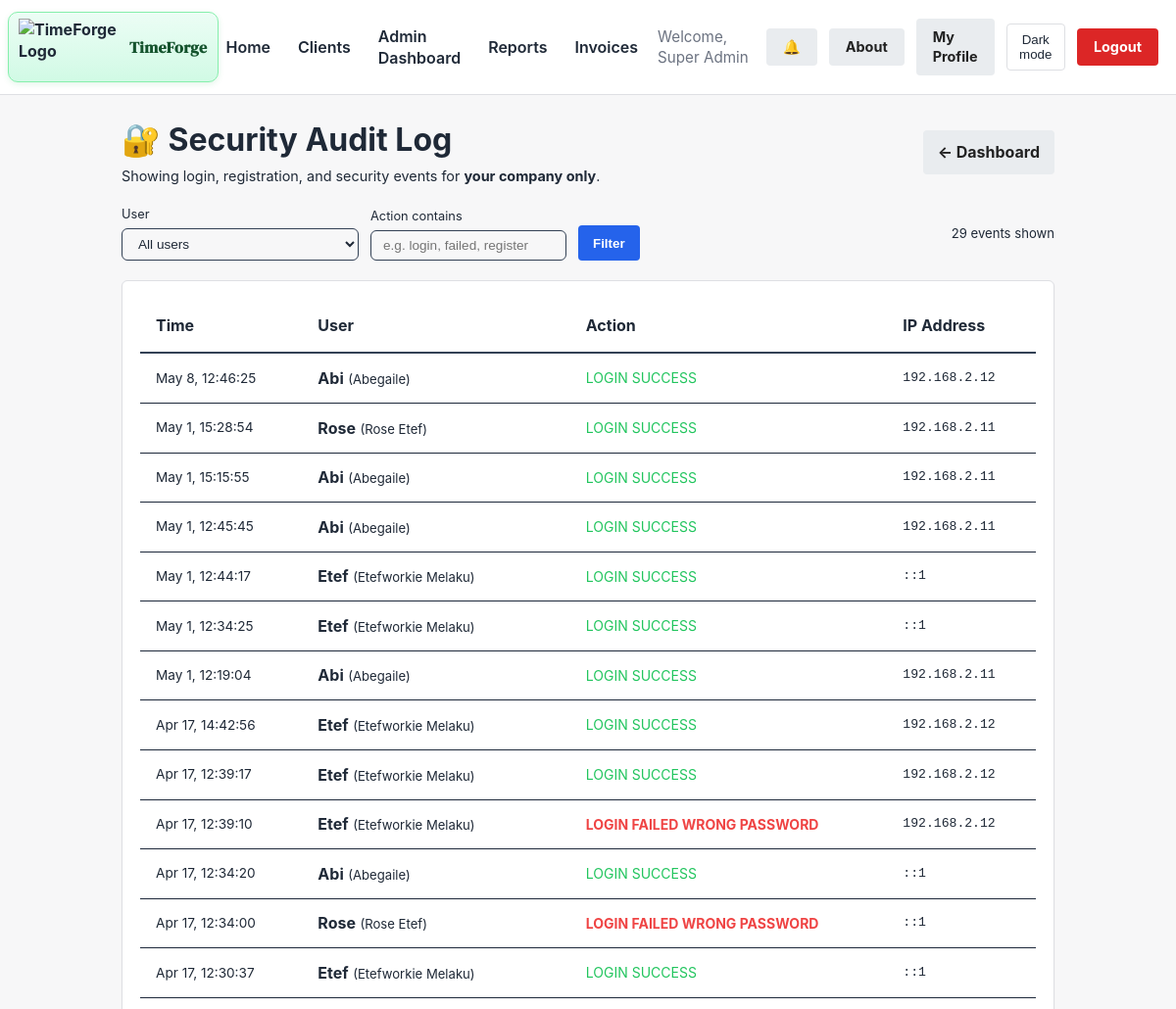
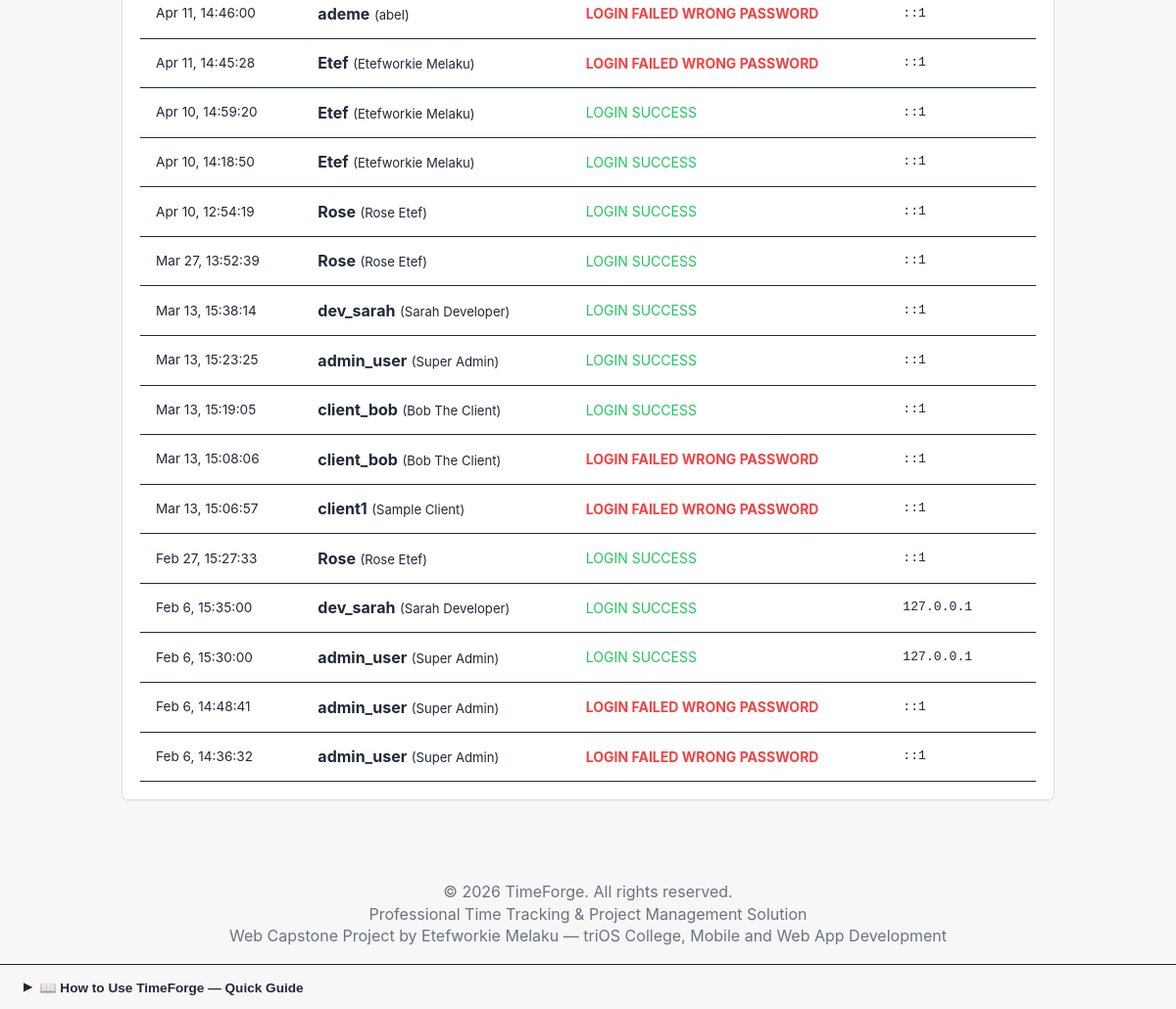
/admin/audit_logs.php (signed in), run on the app's committed database (2 pictures, top to bottom).
### tables this page shows
CREATE TABLE `audit_logs` (
  `id` int(11) NOT NULL,
  `user_id` int(11) NOT NULL,
  `company_id` int(11) DEFAULT NULL,
  `action` varchar(100) NOT NULL,
  `ip_address` varchar(45) DEFAULT NULL,
  `user_agent` text DEFAULT NULL,
  `created_at` timestamp NOT NULL DEFAULT current_timestamp()
);

CREATE TABLE `users` (
  `id` int(11) NOT NULL,
  `company_id` int(11) DEFAULT NULL,
  `username` varchar(50) NOT NULL,
  `email` varchar(100) NOT NULL,
  `password` varchar(255) NOT NULL,
  `role` enum('admin','freelancer','client') NOT NULL DEFAULT 'freelancer',
  `full_name` varchar(100) NOT NULL,
  `company_name` varchar(150) DEFAULT NULL,
  `business_tagline` varchar(200) DEFAULT NULL,
  `company_logo` varchar(255) DEFAULT NULL,
  `is_active` tinyint(1) DEFAULT 1,
  `last_login` datetime DEFAULT NULL,
  `last_active_at` datetime DEFAULT NULL,
  `current_project_id` int(11) DEFAULT NULL,
  `password_reset_token` varchar(255) DEFAULT NULL,
  `password_reset_expires` datetime DEFAULT NULL,
  `created_at` timestamp NOT NULL DEFAULT current_timestamp(),
  `updated_at` timestamp NOT NULL DEFAULT current_timestamp() ON UPDATE current_timestamp()
);

### admin/audit_logs.php (the view, shortened to what this page needs)
<?php
require_once __DIR__ . '/../includes/auth.php';
$company_id = (int)$_SESSION['company_id'];
$filter_action = trim($_GET['action_type'] ?? '');
try {
    $where  = ['(al.company_id = :cid OR (al.company_id IS NULL AND u.company_id = :cid2))'];
    $params = [':cid' => $company_id, ':cid2' => $company_id];
    $whereSQL = implode(' AND ', $where);
    $sql = "
        SELECT al.*, u.username, u.full_name
        FROM audit_logs al
        LEFT JOIN users u ON al.user_id = u.id
        WHERE $whereSQL
        ORDER BY al.created_at DESC
        LIMIT 200
    ";
    $stmt = $pdo->prepare($sql);
    $stmt->execute($params);
    $logs = $stmt->fetchAll(PDO::FETCH_ASSOC);
} catch (PDOException $e) {
    die("Error fetching logs: " . $e->getMessage());
}
?>
<!DOCTYPE html>
<html lang="en">
<head>
    <link rel="stylesheet" href="/TimeForge_Capstone/css/style.css">
</head>
<body>
    <?php include_once __DIR__ . '/../includes/header_partial.php'; ?>
    <div class="container">
        <div style="display: flex; justify-content: space-between; align-items: center; margin-bottom: 1.25rem; flex-wrap:wrap; gap:1rem;">
            <div>
                <h1>🔐 Security Audit Log</h1>
                <p style="color: var(--color-text-secondary); margin:.25rem 0 0; font-size:.9rem;">
                    Showing login, registration, and security events for <strong>your company only</strong>.
                </p>
            </div>
            <a href="/TimeForge_Capstone/admin/dashboard.php" class="btn btn-secondary">← Dashboard</a>
        </div>
        <form method="GET" style="display:flex; gap:.75rem; flex-wrap:wrap; margin-bottom:1.25rem; align-items:flex-end;">
            <div>
                <label style="font-size:.8rem; color:var(--color-text-secondary); display:block; margin-bottom:.3rem;">User</label>
                <select name="user_id" style="background:var(--color-card); border:1px solid #334155; color:var(--color-text); border-radius:6px; padding:.45rem .75rem; font-size:.85rem;">
                    <option value="">All users</option>
                </select>
            </div>
            <div>
                <label style="font-size:.8rem; color:var(--color-text-secondary); display:block; margin-bottom:.3rem;">Action contains</label>
                <input type="text" name="action_type" value="<?= htmlspecialchars($filter_action) ?>"
                       placeholder="e.g. login, failed, register"
                       style="background:var(--color-card); border:1px solid #334155; color:var(--color-text); border-radius:6px; padding:.45rem .75rem; font-size:.85rem; width:200px;">
            </div>
            <button type="submit" class="btn btn-primary" style="height:36px;">Filter</button>
            <span style="margin-left:auto; font-size:.82rem; color:var(--color-text-secondary); align-self:center;">
                <?= count($logs) ?> event<?= count($logs) !== 1 ? 's' : '' ?> shown
            </span>
        </form>
        <div class="card">
            <div style="overflow-x: auto;">
                <table style="width: 100%; border-collapse: collapse;">
                    <thead>
                        <tr style="border-bottom: 2px solid #334155; text-align: left;">
                            <th style="padding: 1rem;">Time</th>
                            <th style="padding: 1rem;">User</th>
                            <th style="padding: 1rem;">Action</th>
                            <th style="padding: 1rem;">IP Address</th>
                        </tr>
                    </thead>
                    <tbody>
                        <?php foreach ($logs as $log):
                            $actionClass = '';
                            if (strpos($log['action'], 'failed') !== false || strpos($log['action'], 'error') !== false)
                                $actionClass = 'color: #ef4444; font-weight: bold;';
                            elseif (strpos($log['action'], 'success') !== false)
                                $actionClass = 'color: #22c55e;';
                            elseif (strpos($log['action'], 'register') !== false)
                                $actionClass = 'color: #3b82f6;';
                        ?>
                        <tr style="border-bottom: 1px solid #1e293b;">
                            <td style="padding: .85rem 1rem; white-space: nowrap; font-size:.85rem;">
                                <?= date('M j, H:i:s', strtotime($log['created_at'])) ?>
                            </td>
                            <td style="padding: .85rem 1rem;">
                                <?php if ($log['user_id'] && $log['username']): ?>
                                    <strong><?= htmlspecialchars($log['username']) ?></strong>
                                    <span style="color: var(--color-text-secondary); font-size: 0.82em;">(<?= htmlspecialchars($log['full_name'] ?? '') ?>)</span>
                                <?php else: ?>
                                    <span style="color: var(--color-text-secondary);">System / Guest</span>
                                <?php endif; ?>
                            </td>
                            <td style="padding: .85rem 1rem; <?= $actionClass ?>; font-size:.875rem;">
                                <?= htmlspecialchars(str_replace('_', ' ', strtoupper($log['action']))) ?>
                            </td>
                            <td style="padding: .85rem 1rem; font-family: monospace; font-size:.82rem; color:var(--color-text-secondary);">
                                <?= htmlspecialchars($log['ip_address'] ?? '—') ?>
                            </td>
                        </tr>
                        <?php endforeach; ?>
                    </tbody>
                </table>
            </div>
        </div>
    </div>
    <?php include_once __DIR__ . '/../includes/footer_partial.php'; ?>
</body>
</html>

### css/style.css (style rules this page uses)
* { margin: 0; padding: 0; box-sizing: border-box; }
html, body { height: 100%; }
body { font-family: -apple-system, BlinkMacSystemFont, "Segoe UI", Roboto, Arial, sans-serif; background: #f7f7f8; color: #1f2937; line-height: 1.4; transition: background-color 0.3s ease, color 0.3s ease; }
a { color: #2563eb; text-decoration: none; }
.container { max-width: 1000px; margin: 0 auto; padding: 24px; }
.card { background: #ffffff; border: 1px solid #dedfe3; border-radius: 6px; padding: 18px; box-shadow: 0 1px 2px rgba(0, 0, 0, 0.06); }
.btn { display: inline-block; padding: 10px 14px; border-radius: 4px; border: 1px solid transparent; font-weight: 700; cursor: pointer; }
.btn-primary { background: #2563eb; color: #fff; }
.btn-secondary { background: #e9ecef; color: #222; }

### css/time_tracker.css (style rules this page uses)
:root { --tf-timer-bg: #1e1e2d; --tf-timer-text: #ffffff; --tf-timer-accent: #00d2b5; --tf-timer-danger: #ff5b5b; --tf-timer-idle: #f39c12; }

### data on the page
audit_logs: created_at "May 8, 12:46:25", user.username "Abi", user.full_name "Abegaile", action "LOGIN SUCCESS", ip_address "192.168.2.12"
audit_logs: created_at "May 1, 15:28:54", user.username "Rose", user.full_name "Rose Etef", action "LOGIN SUCCESS", ip_address "192.168.2.11"
audit_logs: created_at "May 1, 15:15:55", user.username "Abi", user.full_name "Abegaile", action "LOGIN SUCCESS", ip_address "192.168.2.11"
audit_logs: created_at "May 1, 12:45:45", user.username "Abi", user.full_name "Abegaile", action "LOGIN SUCCESS", ip_address "192.168.2.11"
audit_logs: created_at "May 1, 12:44:17", user.username "Etef", user.full_name "Etefworkie Melaku", action "LOGIN SUCCESS", ip_address "::1"
audit_logs: created_at "May 1, 12:34:25", user.username "Etef", user.full_name "Etefworkie Melaku", action "LOGIN SUCCESS", ip_address "::1"
audit_logs: created_at "May 1, 12:19:04", user.username "Abi", user.full_name "Abegaile", action "LOGIN SUCCESS", ip_address "192.168.2.11"
audit_logs: created_at "Apr 17, 14:42:56", user.username "Etef", user.full_name "Etefworkie Melaku", action "LOGIN SUCCESS", ip_address "192.168.2.12"
audit_logs: created_at "Apr 17, 12:39:17", user.username "Etef", user.full_name "Etefworkie Melaku", action "LOGIN SUCCESS", ip_address "192.168.2.12"
audit_logs: created_at "Apr 17, 12:39:10", user.username "Etef", user.full_name "Etefworkie Melaku", action "LOGIN FAILED WRONG PASSWORD", ip_address "192.168.2.12"
audit_logs: created_at "Apr 17, 12:34:20", user.username "Abi", user.full_name "Abegaile", action "LOGIN SUCCESS", ip_address "::1"
audit_logs: created_at "Apr 17, 12:34:00", user.username "Rose", user.full_name "Rose Etef", action "LOGIN FAILED WRONG PASSWORD", ip_address "::1"
audit_logs: created_at "Apr 17, 12:30:37", user.username "Etef", user.full_name "Etefworkie Melaku", action "LOGIN SUCCESS", ip_address "::1"
audit_logs: created_at "Apr 11, 14:46:00", user.username "ademe", user.full_name "abel", action "LOGIN FAILED WRONG PASSWORD", ip_address "::1"
audit_logs: created_at "Apr 11, 14:45:28", user.username "Etef", user.full_name "Etefworkie Melaku", action "LOGIN FAILED WRONG PASSWORD", ip_address "::1"
audit_logs: created_at "Apr 10, 14:59:20", user.username "Etef", user.full_name "Etefworkie Melaku", action "LOGIN SUCCESS", ip_address "::1"
audit_logs: created_at "Apr 10, 14:18:50", user.username "Etef", user.full_name "Etefworkie Melaku", action "LOGIN SUCCESS", ip_address "::1"
audit_logs: created_at "Apr 10, 12:54:19", user.username "Rose", user.full_name "Rose Etef", action "LOGIN SUCCESS", ip_address "::1"
audit_logs: created_at "Mar 27, 13:52:39", user.username "Rose", user.full_name "Rose Etef", action "LOGIN SUCCESS", ip_address "::1"
audit_logs: created_at "Mar 13, 15:38:14", user.username "dev_sarah", user.full_name "Sarah Developer", action "LOGIN SUCCESS", ip_address "::1"
audit_logs: created_at "Mar 13, 15:23:25", user.username "admin_user", user.full_name "Super Admin", action "LOGIN SUCCESS", ip_address "::1"
audit_logs: created_at "Mar 13, 15:19:05", user.username "client_bob", user.full_name "Bob The Client", action "LOGIN SUCCESS", ip_address "::1"
audit_logs: created_at "Mar 13, 15:08:06", user.username "client_bob", user.full_name "Bob The Client", action "LOGIN FAILED WRONG PASSWORD", ip_address "::1"
audit_logs: created_at "Mar 13, 15:06:57", user.username "client1", user.full_name "Sample Client", action "LOGIN FAILED WRONG PASSWORD", ip_address "::1"
audit_logs: created_at "Feb 27, 15:27:33", user.username "Rose", user.full_name "Rose Etef", action "LOGIN SUCCESS", ip_address "::1"
audit_logs: created_at "Feb 6, 15:35:00", user.username "dev_sarah", user.full_name "Sarah Developer", action "LOGIN SUCCESS", ip_address "127.0.0.1"
audit_logs: created_at "Feb 6, 15:30:00", user.username "admin_user", user.full_name "Super Admin", action "LOGIN SUCCESS", ip_address "127.0.0.1"
audit_logs: created_at "Feb 6, 14:48:41", user.username "admin_user", user.full_name "Super Admin", action "LOGIN FAILED WRONG PASSWORD", ip_address "::1"
audit_logs: created_at "Feb 6, 14:36:32", user.username "admin_user", user.full_name "Super Admin", action "LOGIN FAILED WRONG PASSWORD", ip_address "::1"

### other printed values
$current_user['full_name'] "Super Admin"
count($logs) "29"
